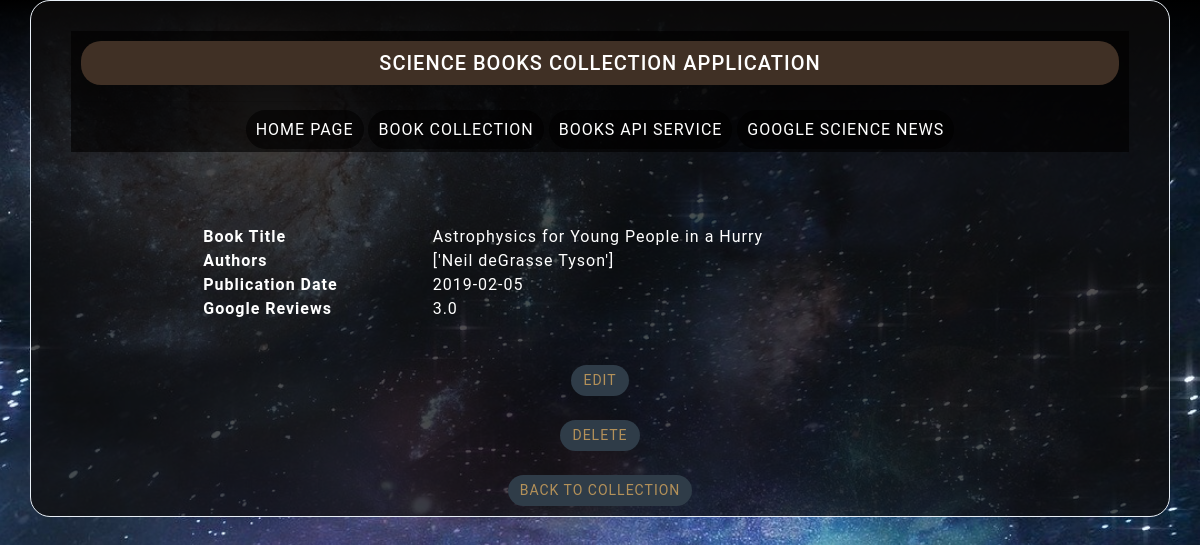
The page /Collection/1/Details/ on the database its author committed.
### ScienceBooks/models.py (models this page shows, shortened)
class Book(models.Model):
    title = models.CharField(max_length=200)
    authors = models.CharField(max_length=200, blank=True)
    publication_date = models.CharField(max_length=50, default=None, blank=True)
    google_reviews = models.CharField(max_length=3, default=None, blank=True)
    Books = models.Manager()

### ScienceBooks/views.py (the view)
# urls.py: path('Collection/<int:pk>/Details/', views.details_book, name='bookDetails'),    # get details for a single book
def details_book(request, pk):
    pk = int(pk)                               #Casts value of pk to an int so it's in the proper form
    book = get_object_or_404(Book, pk=pk)      #Gets single instance of the book from the database
    context={'book':book}                      #Creates dictionary object to pass the book object
    return render(request, 'ScienceBooks/books_details.html', context)

### templates/ScienceBooks/books_details.html
{% extends 'ScienceBooks/books_base.html' %}
{% load static %}
{% block templatecontent %}
<section>
    <br/><br/>
    <div class="flex-container footy">
        <table>
            <tr>
                <th>Book Title</th>
                <td>{{book.title}}</td>
            </tr>
            <tr>
                <th>Authors</th>
                <td>{{book.authors}}</td>
            </tr>
            <tr>
                <th>Publication Date</th>
                <td>{{book.publication_date}}</td>
            </tr>
            <tr>
                <th>Google Reviews</th>
                <td>{{book.google_reviews}}</td>
            </tr>
        </table>
        <br/>
        <button class="primary-bright-button" type="button" onclick=" location.href='{% url 'editBook' pk=book.pk %}'">Edit</button>
        <br/>
        <button class="primary-bright-button" type="button" onclick="location.href='{% url 'deleteBook' pk=book.pk %}'">Delete</button>
        <br/>
        <button class="primary-bright-button" type="button" onclick=" location.href='{% url 'listBooks' %}'">Back to Collection</button>
    </div>
</section>
{% endblock %}

### static/css/styles.css (style rules this page uses)
:root { --midtone: #8D7148; --neutral: #B49159; --contrast: #403025; --standout: #2F3C48; --highlight: #f7c552; --banner: #f89624; --dark: #232323; --footer: #675036; --lightGray: #E8EFF6; }
body { background: linear-gradient(180deg, black, transparent 20%), linear-gradient(360deg, #000, transparent 20%), #090c1f url(/static/images/space.jpg) no-repeat center center fixed; background-size: cover; background-repeat: no-repeat; background-position: center center; background-attachment: fixed; max-height: 100%; margin: 0; overflow: scroll; }
* { margin: 0; padding: 0; font-family: 'Roboto', arial, sans-serif; }
.primary-bright-button { background-color: var(--standout); color: var(--neutral); display: inline-block; font-size: 14px; padding:5px 12px 5px 12px; letter-spacing: 1px; text-decoration: none; border-radius: 20px; border: none; margin-top:3px; text-transform: uppercase; }
.footy button { display: flex; justify-content: center; margin: auto; }
.footy table { width: 75%; align: center; margin: 20px auto; border: 40px 20px 10px 20px; }

### rows shown on the page
Book: title "Astrophysics for Young People in a Hurry", authors "['Neil deGrasse Tyson']", publication_date "2019-02-05", google_reviews "3.0"
